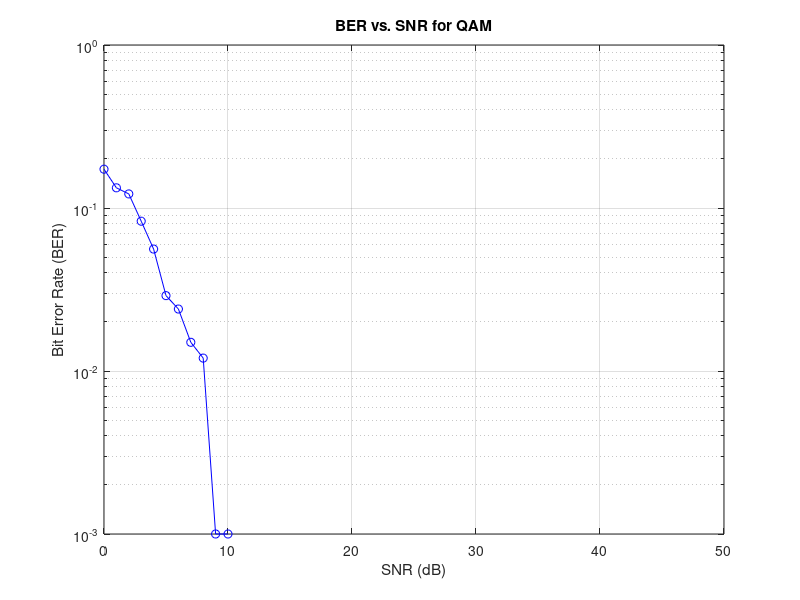

Reproduce this figure in MATLAB.
clc;
clear all;
close all;

N=1000;
mlevel=4;
k=log2(mlevel);
x=randi([0 1],N,1);

xysm=bi2de(reshape(x,k,length(x)/k).',"left-msb"); %.' transpose
xmod=qammod(xysm,mlevel); %modulation

SNR_values=0:50;
disp(size(SNR_values));
BER_values=zeros(size(SNR_values));

for i=1:length(SNR_values)
  SNR=SNR_values(i);
  Tx_awgn=awgn(xmod,SNR,"measured");% it adjusts the noise level upto required SNR
  Rx=Tx_awgn;
  Rx_demod=qamdemod(Rx,mlevel);
  z=de2bi(Rx_demod,'left-msb');

  Rx_bitstream=reshape(z.',prod(size(z)),1);

  [number_of_errors,bit_error_rate]=biterr(x,Rx_bitstream);
  BER_values(i)=bit_error_rate;
endfor
semilogy(SNR_values,BER_values,'bo-'); %blue colour circular mark solid line
grid on;
xlabel('SNR (dB)');
ylabel('Bit Error Rate (BER)');
title('BER vs. SNR for QAM');